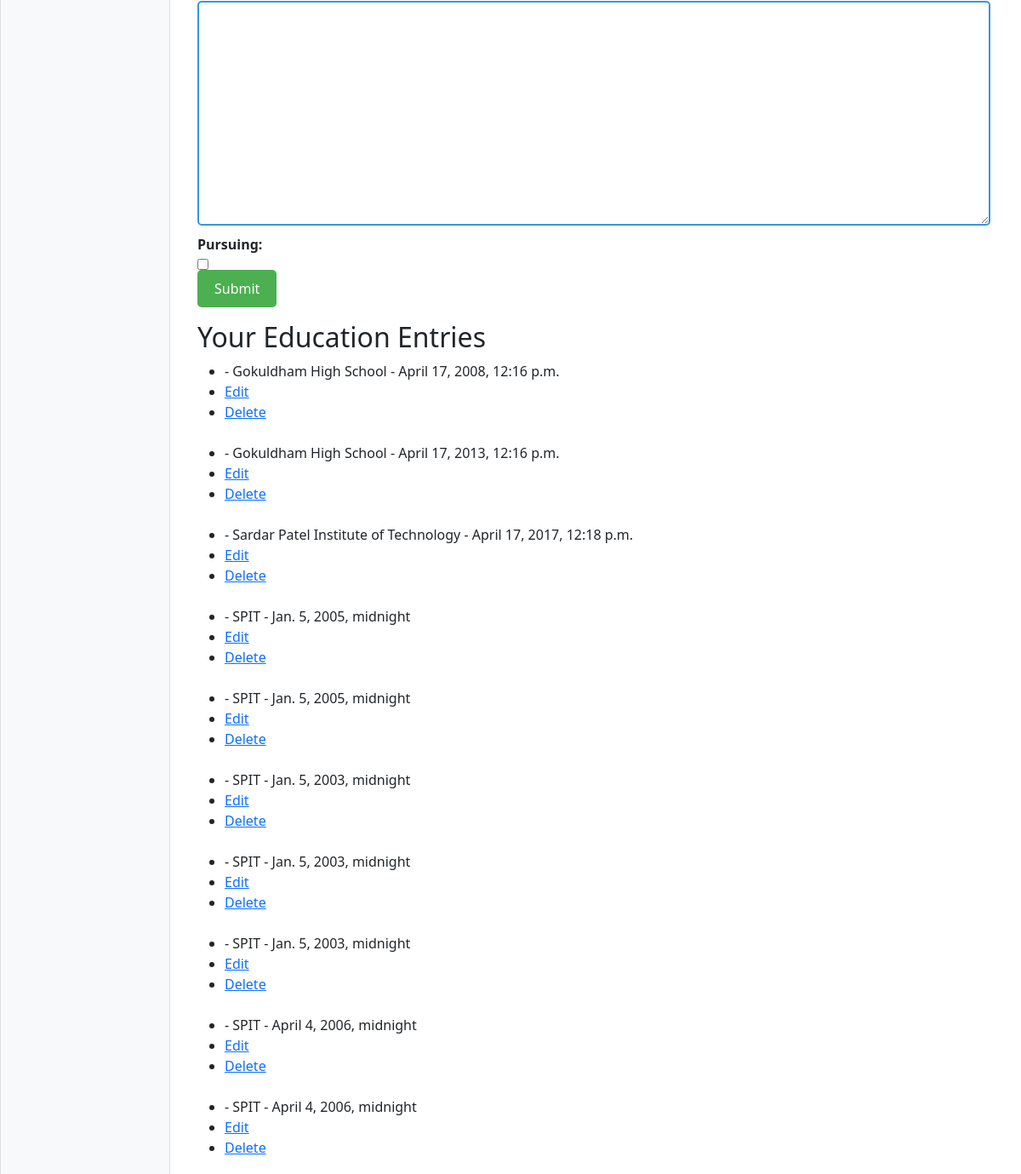
Page /qualities/add_education/ (signed in, middle part) on the earlier database version.
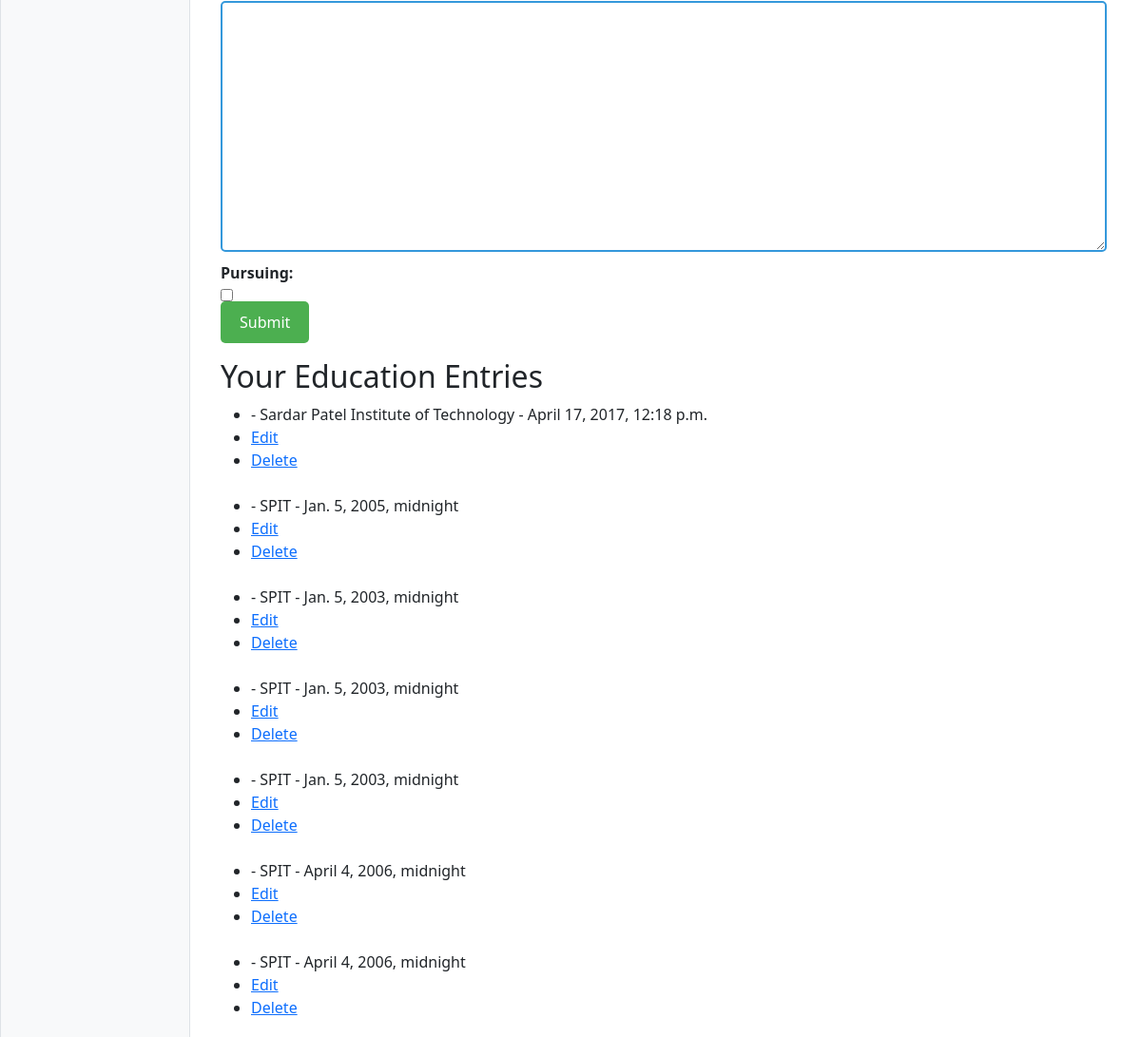
Same page on the later database version.
### qualities/models.py (models this page shows, shortened)
class Education(models.Model):
    unique_id = models.UUIDField(default=uuid.uuid4, editable=False, unique=True)
    candidate = models.ForeignKey(User, verbose_name='Candidate', on_delete=models.CASCADE)
    primary = 'primary'
    middle_school = 'middle_school'
    high_school = 'high_school'
    higher_secondary =  'higher_secondary'
    graduation = 'graduation'
    post_graduation = 'post_graduation'
    doctorate = 'doctorate'
    post_doctorate = 'post_doctorate'
    diploma = 'diploma'
    course = 'course'
    other = 'other'
    EDUCATION_LEVEL_CHOICES = [
        (primary, 'primary'),
        (middle_school, 'middle_school'),
        (high_school, 'high_school'),
        (higher_secondary,  'higher_secondary'),
        (graduation, 'graduation'),
        (post_graduation, 'post_graduation'),
        (doctorate, 'doctorate'),
        (post_doctorate, 'post_doctorate'),
        (diploma, 'diploma'),
        (course, 'course'),
        (other, 'other'),
    ]
    education_level = models.CharField(verbose_name='Level', max_length=20, choices=EDUCATION_LEVEL_CHOICES)
    institute = models.CharField(verbose_name='Institute', max_length=150,)
    additional_info = models.TextField(verbose_name='Additional Info', null=True, blank=True)
    date_of_passing = models.DateTimeField(verbose_name='Date of Passing', null=True)
    pursuing = models.BooleanField(verbose_name='Pursuing', default=False)

### qualities/views.py (the view)
# urls.py: path('add_education/', views.add_education, name='add_education'),
@login_required(login_url='accounts:login')
def add_education(request):
    if request.method == 'POST':
        form = EducationForm(request.POST)
        if form.is_valid():
            education = form.save(commit=False)
            education.candidate = request.user
            education.save()
            return redirect('qualities:add_education')  # Redirect back to the same page
    else:
        form = EducationForm()
    user_educations = Education.objects.filter(candidate=request.user)
    education_level_choices = [choice[1] for choice in Education.EDUCATION_LEVEL_CHOICES]
    context = {
        'form': form,
        'education_level_choices': education_level_choices,
        'user_educations': user_educations
    }
    return render(request, 'qualities/add_education.html', context)

### qualities/forms.py
class EducationForm(forms.ModelForm):
    full_name = forms.CharField(label='Full Name', max_length=100)
    education_level = forms.ChoiceField(label='Education Level', choices=Education.EDUCATION_LEVEL_CHOICES)
    date_of_passing = forms.DateField(label='Date of Passing', widget=forms.TextInput(attrs={'class': 'datepicker'}))
    additional_info = forms.CharField(label='Additional Info', widget=forms.Textarea)
    pursuing = forms.BooleanField(label='Pursuing', required=False)  # Add this line
    class Meta:
        model = Education
        fields = ['full_name', 'institute', 'date_of_passing', 'additional_info', 'pursuing']  # Include the pursuing field

### qualities/templates/qualities/add_education.html (shortened to what this page needs)
{% extends 'boiler.html' %}
{% block page_contents %}
{% load widget_tweaks %}
<!DOCTYPE html>
<html lang="en">
<head>
    <main class="col-md-9 ms-sm-auto col-lg-10 px-md-4">
    <link rel="stylesheet" href="https://code.jquery.com/ui/1.12.1/themes/base/jquery-ui.css">
    {% load widget_tweaks %}
</head>
<body>
    <form method="post">
        <div class="field-wrapper">
            {% render_field form.additional_info class="name" %}
        </div>
        <div class="field-wrapper">
            <label for="id_pursuing">Pursuing:</label>
            <input type="checkbox" id="id_pursuing" name="pursuing" {% if form.pursuing.value %}checked{% endif %}><br>
        </div>
        <button type="submit" class="name">Submit</button>
    </form>
    <h2>Your Education Entries</h2>
    <ul>
        {% for education in user_educations %}
            <li>{{ education.full_name }} - {{ education.institute }} - {{ education.date_of_passing }}</li>
            <li><a href="{% url 'qualities:edit_education' education.id %}">Edit</a></li>
            <li><a href="{% url 'qualities:delete_education' education.id %}">Delete</a></li>
            <br>
        {% empty %}
            <li>No education entries found.</li>
        {% endfor %}
    </ul>
</body>
</html>
{% endblock %}

### frontend/templates/boiler.html (shortened to what this page needs)
{% load static %}
<html lang="en" data-bs-theme="dark">
  <head>
    <link
      rel="stylesheet"
      href="https://cdn.jsdelivr.net/npm/@docsearch/css@3"
    />
    <link
      href="{% static 'dist/css/bootstrap.min.css' %}"
      rel="stylesheet"
    />
    <link
      href="https://cdn.jsdelivr.net/npm/bootstrap-icons@1.10.5/font/bootstrap-icons.min.css"
      rel="stylesheet"
    />
    <link href="{% static 'dashboards/dashboard.css' %}" rel="stylesheet" />
  </head>
  <body>
    <div class="container-fluid">
      <div class="row">
        <div
          class="sidebar border border-right col-md-3 col-lg-2 p-0 bg-body-tertiary"
        >
        </div>
        <body style="padding-top: 1rem; ">
            <div class="container-fluid">
                {% block page_contents %}
                {% endblock %}
            </div>
        </body>
  </body>
</html>

### frontend/templates/boiler.html (style rules this page uses)
.sidebar { position: fixed; height : 100%; }

### qualities/templates/qualities/add_education.html (style rules this page uses)
label { font-weight: bold; display: block; margin-bottom: 5px; }
input[type="text"], textarea, select { border: 2px solid #3498db; border-radius: 5px; padding: 10px; font-size: 16px; color: #333; width: 100%; box-sizing: border-box; transition: border-color 0.3s ease; margin-bottom: 10px; }
button[type="submit"] { background-color: #4caf50; color: white; padding: 10px 20px; border: none; border-radius: 5px; cursor: pointer; font-size: 16px; transition: background-color 0.3s ease; }

Differences in the rows shown:
removed Education: institute "Gokuldham High School", date_of_passing "April 17, 2008, 12:16 p.m."
removed Education: institute "Gokuldham High School", date_of_passing "April 17, 2013, 12:16 p.m."
removed Education: institute "SPIT", date_of_passing "Jan. 5, 2005, midnight"
